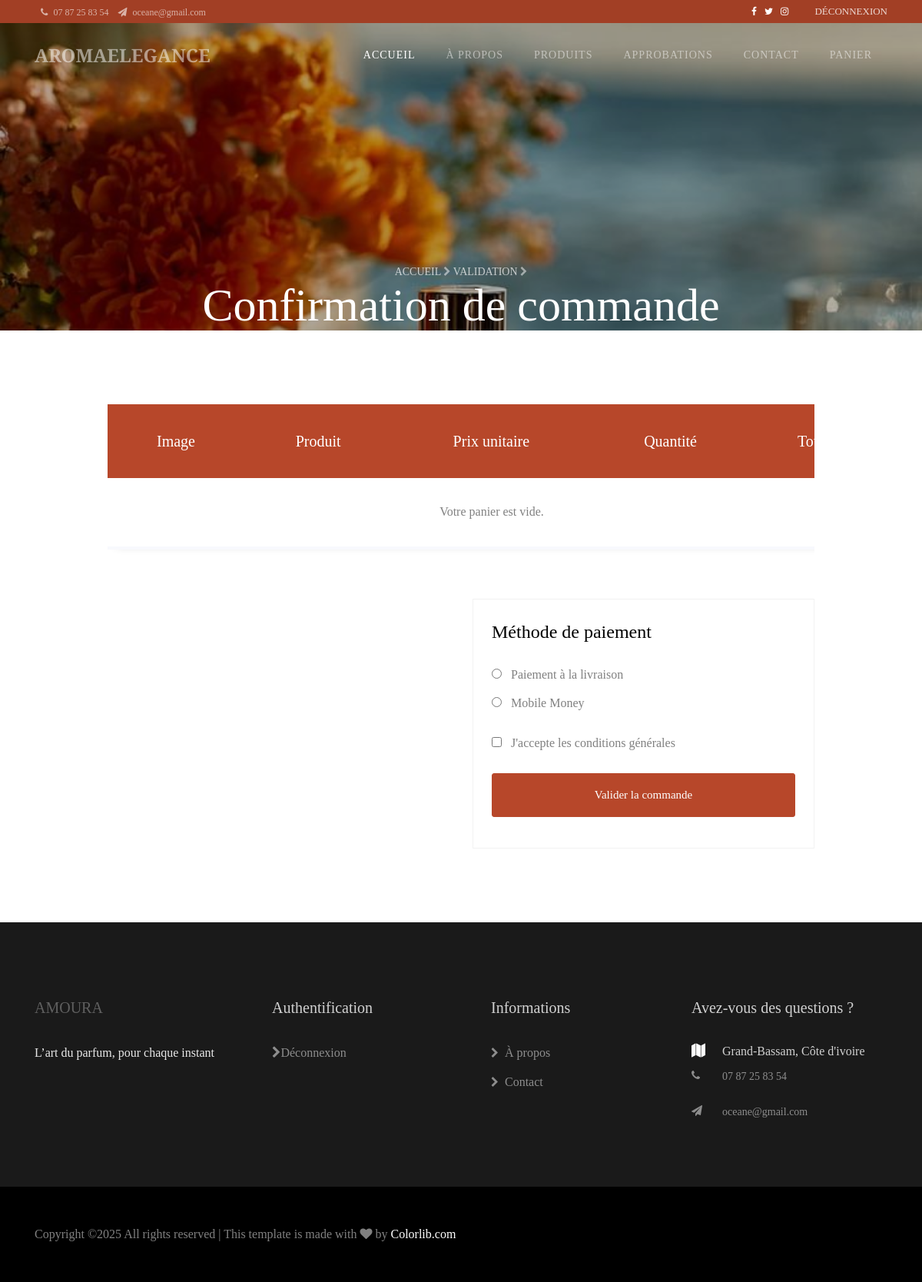
The page /produits/checkout/ (signed in) on the database its author committed.
### base/models.py (models this page shows, shortened)
class InformationsSite(models.Model):
    nom_site = models.CharField(max_length=100, default="Liquor Store")
    slogan = models.CharField(max_length=255, blank=True, null=True)
    description = models.TextField(blank=True, null=True)
    facebook_link = models.URLField(blank=True, null=True)
    twitter_link = models.URLField(blank=True, null=True)
    instagram_link = models.URLField(blank=True, null=True)
    dribbble_link = models.URLField(blank=True, null=True)
    adresse = models.CharField(max_length=255, blank=True, null=True)
    telephone = models.CharField(max_length=50, blank=True, null=True)
    email = models.EmailField(blank=True, null=True)
    updated_at = models.DateTimeField(auto_now=True)
    class Meta:
        verbose_name = "Information du Site"
        verbose_name_plural = "Informations du Site"

### produit/models.py (models this page shows, shortened)
class ProduitHeader(models.Model):
    titre = models.CharField(max_length=255, default="Produits")
    sous_titre = models.CharField(max_length=255, default="Home > Products")
    image_fond = models.ImageField(upload_to='produits/headers/', blank=True, null=True)

### produit/views.py (the view)
# urls.py: path('checkout/', checkout_view, name='checkout'),
@login_required
def checkout_view(request):
    header = ProduitHeader.objects.first()
    panier = Panier.objects.filter(utilisateur=request.user, statut='en_attente_confirmation').first()
    return render(request, 'produit/checkout.html', {
        'panier': panier,
        'header': header,
    })

### base/context_processors.py (called while the page is built)
def informations_site(request):
    info = InformationsSite.objects.first()
    return {'infos_site': info}

### produit/models.py (called while the page is built)
    def total(self):
        return sum(item.total() for item in self.items.all())

### produit/templates/produit/checkout.html (shortened to what this page needs)
{% extends "base/base.html" %}
{% block content %}
<section class="hero-wrap hero-wrap-2" style="background-image: url('{{ header.image_fond.url }}');" data-stellar-background-ratio="0.5">
  <div class="overlay"></div>
  <div class="container">
    <div class="row no-gutters slider-text align-items-end justify-content-center">
      <div class="col-md-9 text-center">
        <p class="breadcrumbs mb-0">
          <span><a href="{% url 'accueil' %}">Accueil <i class="fa fa-chevron-right"></i></a></span>
          <span>Validation <i class="fa fa-chevron-right"></i></span>
        </p>
        <h2 class="mb-0 bread">Confirmation de commande</h2>
      </div>
    </div>
  </div>
</section>
<section class="ftco-section">
  <div class="container">
    <div class="row justify-content-center">
      <div class="col-xl-10 ftco-animate">
        <div class="table-wrap mb-5">
          <table class="table">
            <thead class="thead-primary">
              <tr class="text-center">
                <th>Image</th>
                <th>Produit</th>
                <th>Prix unitaire</th>
                <th>Quantité</th>
                <th>Total</th>
              </tr>
            </thead>
            <tbody>
              {% if panier and panier.items.all %}
                {% for item in panier.items.all %}
                <tr class="alert text-center ligne-panier" data-prix="{{ item.prix_unitaire }}">
                  <td>
                    <div class="img" style="background-image: url('{{ item.produit.image_liste.url }}'); width: 80px; height: 80px; background-size: cover;"></div>
                  </td>
                  <td>
                      <span>{{ item.produit.nom }}</span><br>
                  </td>
                  <td>{{ item.prix_unitaire|floatformat:0 }} FCFA</td>
                  <td>{{ item.quantite }}</td>
                  <td class="cellule-total" data-valeur="{{ item.total }}">{{ item.total|floatformat:0 }} FCFA</td>
                </tr>
                {% endfor %}
              {% else %}
                <tr><td colspan="6" class="text-center">Votre panier est vide.</td></tr>
              {% endif %}
            </tbody>
          </table>
        </div>
        <div class="row">
          <div class="col-md-6">
          </div>
          <div class="col-md-6">
            <div class="cart-detail p-3 p-md-4">
              <h3 class="billing-heading mb-4">Méthode de paiement</h3>
              <form id="form-validation" method="post" action="{% url 'valider-commande' %}">
                <div class="form-group">
                  <label><input type="radio" name="paiement" value="livraison" class="mr-2"> Paiement à la livraison</label><br>
                  <label><input type="radio" name="paiement" value="mobile" class="mr-2"> Mobile Money</label>
                </div>
                <div class="form-group">
                  <label><input type="checkbox" id="cgv" class="mr-2"> J'accepte les conditions générales</label>
                </div>
                <p><button type="submit" class="btn btn-primary py-3 px-4">Valider la commande</button></p>
              </form>
            </div>
          </div>
        </div>
        </div>
      </div>
    </div>
</section>
{% endblock %}

### base/templates/base/base.html (shortened to what this page needs)
{% load static %}
<!DOCTYPE html>
<html lang="en">
  <head>
    <link rel="stylesheet" href="https://stackpath.bootstrapcdn.com/font-awesome/4.7.0/css/font-awesome.min.css">
    <link rel="stylesheet" href="{% static 'css/animate.css' %}">
    <link rel="stylesheet" href="{% static 'css/owl.carousel.min.css' %}">
    <link rel="stylesheet" href="{% static 'css/owl.theme.default.min.css' %}">
    <link rel="stylesheet" href="{% static 'css/magnific-popup.css' %}">
    <link rel="stylesheet" href="{% static 'css/flaticon.css' %}">
    <link rel="stylesheet" href="{% static 'css/style.css' %}">
  </head>
  <body>
  	<div class="wrap">
			<div class="container">
				<div class="row">
					<div class="col-md-6 d-flex align-items-center">
						<p class="mb-0 phone pl-md-2">
							<a href="#" class="mr-2"><span class="fa fa-phone mr-1"></span> {{ infos_site.telephone }}</a>
							<a href="#"><span class="fa fa-paper-plane mr-1"></span> {{ infos_site.email }}</a>
						</p>
					</div>
					<div class="col-md-6 d-flex justify-content-md-end">
						<div class="social-media mr-4">
			    		<p class="mb-0 d-flex">
			    			<a href="{{ infos_site.facebook_link }}" class="d-flex align-items-center justify-content-center"><span class="fa fa-facebook"><i class="sr-only">Facebook</i></span></a>
			    			<a href="{{ infos_site.twitter_link }}" class="d-flex align-items-center justify-content-center"><span class="fa fa-twitter"><i class="sr-only">Twitter</i></span></a>
			    			<a href="{{ infos_site.instagram_link }}" class="d-flex align-items-center justify-content-center"><span class="fa fa-instagram"><i class="sr-only">Instagram</i></span></a>
			    		</p>
		        </div>
		        <div class="reg">
                    <p class="mb-0">
                        {% if user.is_authenticated %}
                           <a href="{% url 'logout' %}">Déconnexion</a>
                        {% else %}
                            <a href="{% url 'register' %}" class="mr-2">S'inscrire</a>
                            <a href="{% url 'login' %}">Se connecter</a>
                        {% endif %}
                    </p>
                </div>
					</div>
				</div>
			</div>
		</div>
	  <nav class="navbar navbar-expand-lg navbar-dark ftco_navbar bg-dark ftco-navbar-light" id="ftco-navbar">
	    <div class="container">
	      <a class="navbar-brand" href="{% url 'accueil' %}"><span>AromaElegance</span></a>
	      <div class="order-lg-last btn-group">
          <a href="#" class="btn-cart dropdown-toggle dropdown-toggle-split" data-toggle="dropdown" aria-haspopup="true" aria-expanded="false">
          </a>
	      <div class="collapse navbar-collapse" id="ftco-nav">
	        <ul class="navbar-nav ml-auto">
	          <li class="nav-item active"><a href="{% url 'accueil' %}" class="nav-link">Accueil</a></li>
	          <li class="nav-item"><a href="{% url 'about' %}" class="nav-link">À propos</a></li>
	          <li class="nav-item"><a href="{% url 'produits' %}" class="nav-link">Produits</a></li>
              {% if user.is_authenticated and user.is_admin %}
                 <li class="nav-item"><a href="{% url 'admin-approbations' %}" class="nav-link">Approbations</a></li>
              {% endif %}
	          <li class="nav-item"><a href="{% url 'contact' %}" class="nav-link">Contact</a></li>
              {% if user.is_authenticated %}
                <li class="nav-item"><a href="{% url 'panier' %}" class="nav-link">Panier</a></li>
              {% endif %}
	        </ul>
	      </div>
	    </div>
	  </nav>
  <main>
        {% block content %}
        {% endblock %}
  </main>
    <div class="toast-container position-fixed top-0 end-0 p-3 z-3">
  </div>
   <footer class="ftco-footer">
      <div class="container">
        <div class="row mb-5">
          <div class="col-sm-12 col-md">
            <div class="ftco-footer-widget mb-4">
              <h2 class="ftco-heading-2 logo"><a href="{% url 'accueil' %}"><span>Amoura</span></a></h2>
              <p>{{ infos_site.slogan }}</p>
              <ul class="ftco-footer-social list-unstyled mt-2">
              </ul>
            </div>
          </div>
          <div class="col-sm-12 col-md">
            <div class="ftco-footer-widget mb-4 ml-md-4">
                <h2 class="ftco-heading-2">Authentification</h2>
                <ul class="list-unstyled">
                    {% if user.is_authenticated %}
                        <li>
                            <a href="{% url 'logout' %}" class="fa fa-chevron-right mr-2">Déconnexion</a>
                        </li>
                    {% else %}
                        <li><a href="{% url 'register' %}"><span class="fa fa-chevron-right mr-2"></span>S'inscrire</a></li>
                        <li><a href="{% url 'login' %}"><span class="fa fa-chevron-right mr-2"></span>Connexion</a></li>
                    {% endif %}
                </ul>
            </div>
        </div>
          <div class="col-sm-12 col-md">
            <div class="ftco-footer-widget mb-4 ml-md-4">
              <h2 class="ftco-heading-2">Informations</h2>
              <ul class="list-unstyled">
                <li><a href="{% url 'about' %}"><span class="fa fa-chevron-right mr-2"></span>À propos</a></li>
                <li><a href="{% url 'contact' %}"><span class="fa fa-chevron-right mr-2"></span>Contact</a></li>
              </ul>
            </div>
          </div>
          <div class="col-sm-12 col-md">
              <div class="ftco-footer-widget mb-4">
            	<h2 class="ftco-heading-2">Avez-vous des questions ?</h2>
            	<div class="block-23 mb-3">
	              <ul>
	                <li><span class="icon fa fa-map marker"></span><span class="text">{{ infos_site.adresse }}</span></li>
	                <li><a href="tel:{{ infos_site.telephone }}"><span class="icon fa fa-phone"></span><span class="text">{{ infos_site.telephone }}</span></a></li>
	                <li><a href="mailto:{{ infos_site.email }}"><span class="icon fa fa-paper-plane pr-4"></span><span class="text">{{ infos_site.email }}</span></a></li>
	              </ul>
	            </div>
            </div>
          </div>
        </div>
      </div>
      <div class="container-fluid px-0 py-5 bg-black">
      	<div class="container">
      		<div class="row">
	          <div class="col-md-12">
	            <p class="mb-0" style="color: rgba(255,255,255,.5);">
	  Copyright &copy;<script>document.write(new Date().getFullYear());</script> All rights reserved | This template is made with <i class="fa fa-heart color-danger" aria-hidden="true"></i> by <a href="https://colorlib.com" target="_blank">Colorlib.com</a>
	  </p>
	          </div>
	        </div>
      	</div>
      </div>
    </footer>
  </body>
</html>

### rows shown on the page
InformationsSite: telephone "07 87 25 83 54", email "oceane@gmail.com", slogan "L’art du parfum, pour chaque instant", adresse "Grand-Bassam, Côte d'ivoire"
ProduitHeader: image_fond (picture)
